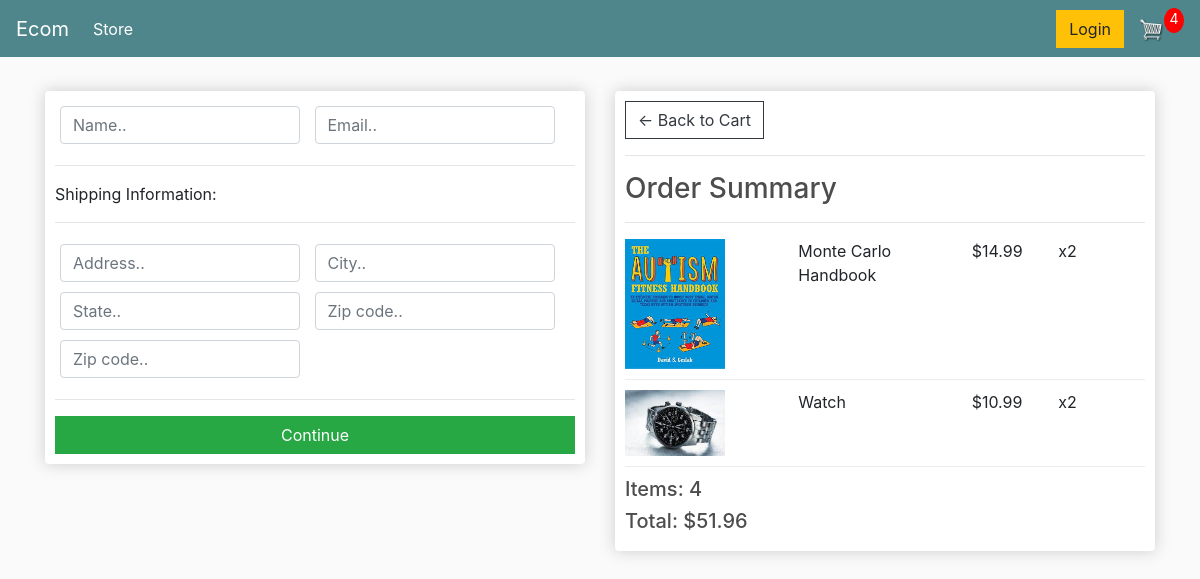
Before: /checkout/ (signed in) with the older database file.
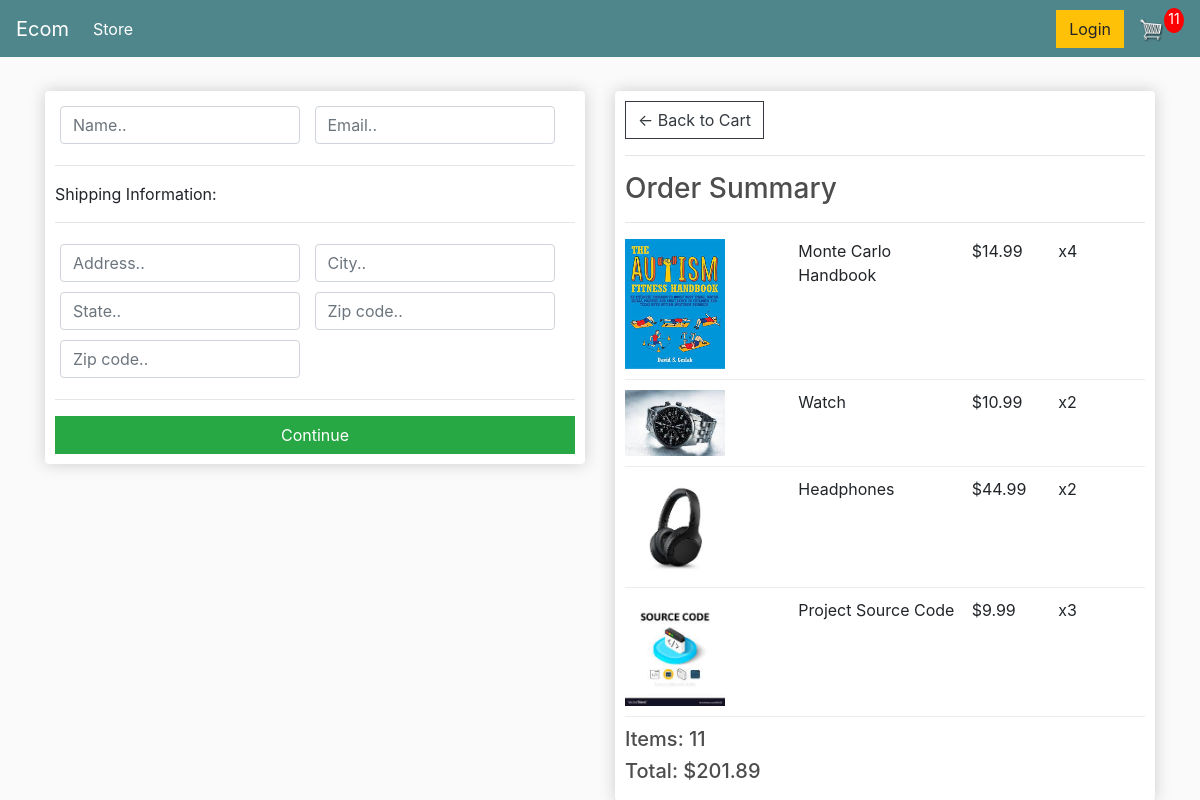
After: the same page with the newer database file.
### ecomapp/models.py (models this page shows, shortened)
class OrderItem(models.Model):
    product=models.ForeignKey(Product,on_delete=models.SET_NULL,null=True)
    order=models.ForeignKey(Order,on_delete=models.SET_NULL,null=True)
    quantity=models.IntegerField(default=0,null=True,blank=True)
    date_added=models.DateTimeField(auto_now_add=True)
    @property
    def get_total(self):
        item_total=self.product.price*self.quantity
        return item_total

class Product(models.Model):
    name=models.CharField(max_length=200)
    price=models.FloatField()
    digital=models.BooleanField(default=False,null=True,blank=True)
    image=models.ImageField(null=True,blank=True)
    @property
    def imageURL(self):
        try:
            url=self.image.url
        except:
            url=""
        return url

class Order(models.Model):
    customer=models.ForeignKey(Customer,on_delete=models.SET_NULL,null=True,blank=True)
    date_ordered=models.DateTimeField(auto_now_add=True)
    complete=models.BooleanField(default=False)
    transaction_id=models.CharField(max_length=100,null=True)
    @property
    def shipping(self):
        shipping=False
        orderitems=self.orderitem_set.all()
        for i in orderitems:
            if i.product.digital==False:
                shipping=True
        return shipping
    @property
    def get_cart_total(self):
        orderitems=self.orderitem_set.all()
        cart_total=sum([item.get_total for item in orderitems])
        return cart_total
    @property
    def get_cart_items(self):
        orderitems=self.orderitem_set.all()
        cart_items=sum([item.quantity for item in orderitems])
        return cart_items

### ecomapp/views.py (the view)
# urls.py: path('checkout/',views.checkout,name='checkout'),
def checkout(request):
	if request.user.is_authenticated:
		customer = request.user.customer
		order, created = Order.objects.get_or_create(customer=customer, complete=False)
		items = order.orderitem_set.all()
		cartItems = order.get_cart_items
	else:
		items = []
		order = {'get_cart_total':0, 'get_cart_items':0, 'shipping':False}
		cartItems = order['get_cart_items']
	context = {'items':items, 'order':order, 'cartItems':cartItems}
	return render(request, 'ecomapp/checkout.html', context)

### ecomapp/templates/ecomapp/Checkout.html (shortened to what this page needs)
{% extends 'ecomapp/index.html' %}
{% load static %}
{% block content %}
<div class="row">
    <div class="col-lg-6">
        <div class="box-element" id="form-wrapper">
            <form id="form">
                <div id="user-info">
                    <div class="form-field">
                        <input required class="form-control" type="text" name="name" placeholder="Name..">
                    </div>
                    <div class="form-field">
                        <input required class="form-control" type="email" name="email" placeholder="Email..">
                    </div>
                </div>
                <div id="shipping-info">
                    <hr>
                    <p>Shipping Information:</p>
                    <hr>
                    <div class="form-field">
                        <input class="form-control" type="text" name="address" placeholder="Address..">
                    </div>
                    <div class="form-field">
                        <input class="form-control" type="text" name="city" placeholder="City..">
                    </div>
                    <div class="form-field">
                        <input class="form-control" type="text" name="state" placeholder="State..">
                    </div>
                    <div class="form-field">
                        <input class="form-control" type="text" name="zipcode" placeholder="Zip code..">
                    </div>
                    <div class="form-field">
                        <input class="form-control" type="text" name="country" placeholder="Zip code..">
                    </div>
                </div>
                <hr>
                <input id="form-button" class="btn btn-success btn-block" type="submit" value="Continue">
            </form>
        </div>
        <br>
    </div>
    <div class="col-lg-6">
        <div class="box-element">
            <a class="btn btn-outline-dark" href="{% url 'cart' %}">&#x2190; Back to Cart</a>
            <hr>
            <h3>Order Summary</h3>
            <hr>
            {% for item in items %}
            <div class="cart-row">
                <div style="flex:2"><img class="row-image" src="{{item.product.imageURL}}"></div>
                <div style="flex:2">
                    <p>{{item.product.name}}</p>
                </div>
                <div style="flex:1">
                    <p>${{item.product.price|floatformat:2}}</p>
                </div>
                <div style="flex:1">
                    <p>x{{item.quantity}}</p>
                </div>
            </div>
            {% endfor %}
            <h5>Items: {{order.get_cart_items}}</h5>
            <h5>Total: ${{order.get_cart_total|floatformat:2}}</h5>
        </div>
    </div>
</div>
{% endblock content %}

Changed rows visible on the page:
changed OrderItem "Monte Carlo Handbook": quantity "2" → "4"
added OrderItem: product.imageURL (picture), product.name "Headphones", product.price "44.99", quantity "2"
added OrderItem: product.imageURL (picture), product.name "Project Source Code", product.price "9.99", quantity "3"
changed through a linked row, Order: get_cart_items "4" → "11"; get_cart_total "51.96" → "201.89"
Other visible differences:
{{ cartItems }}: "4" → "11"
